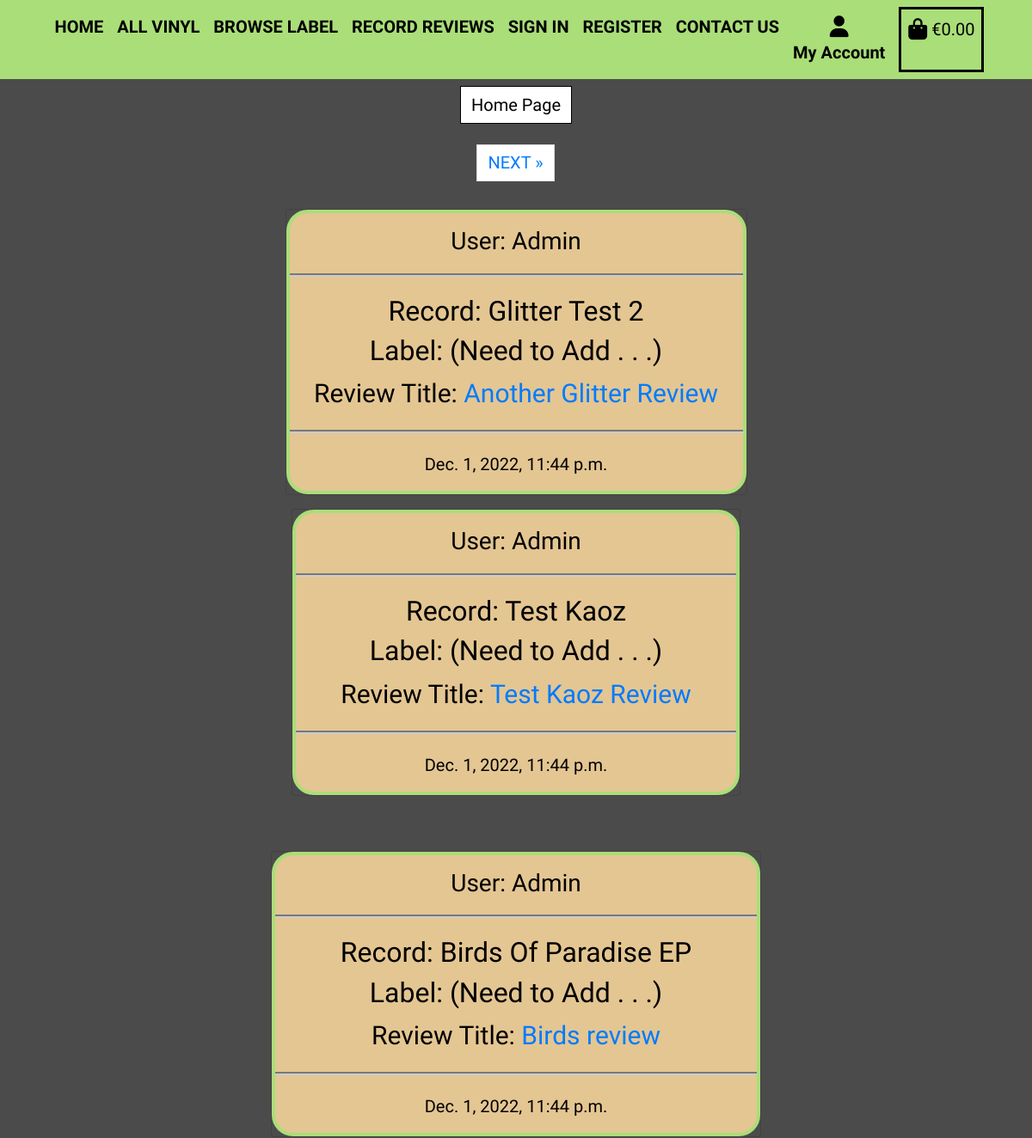
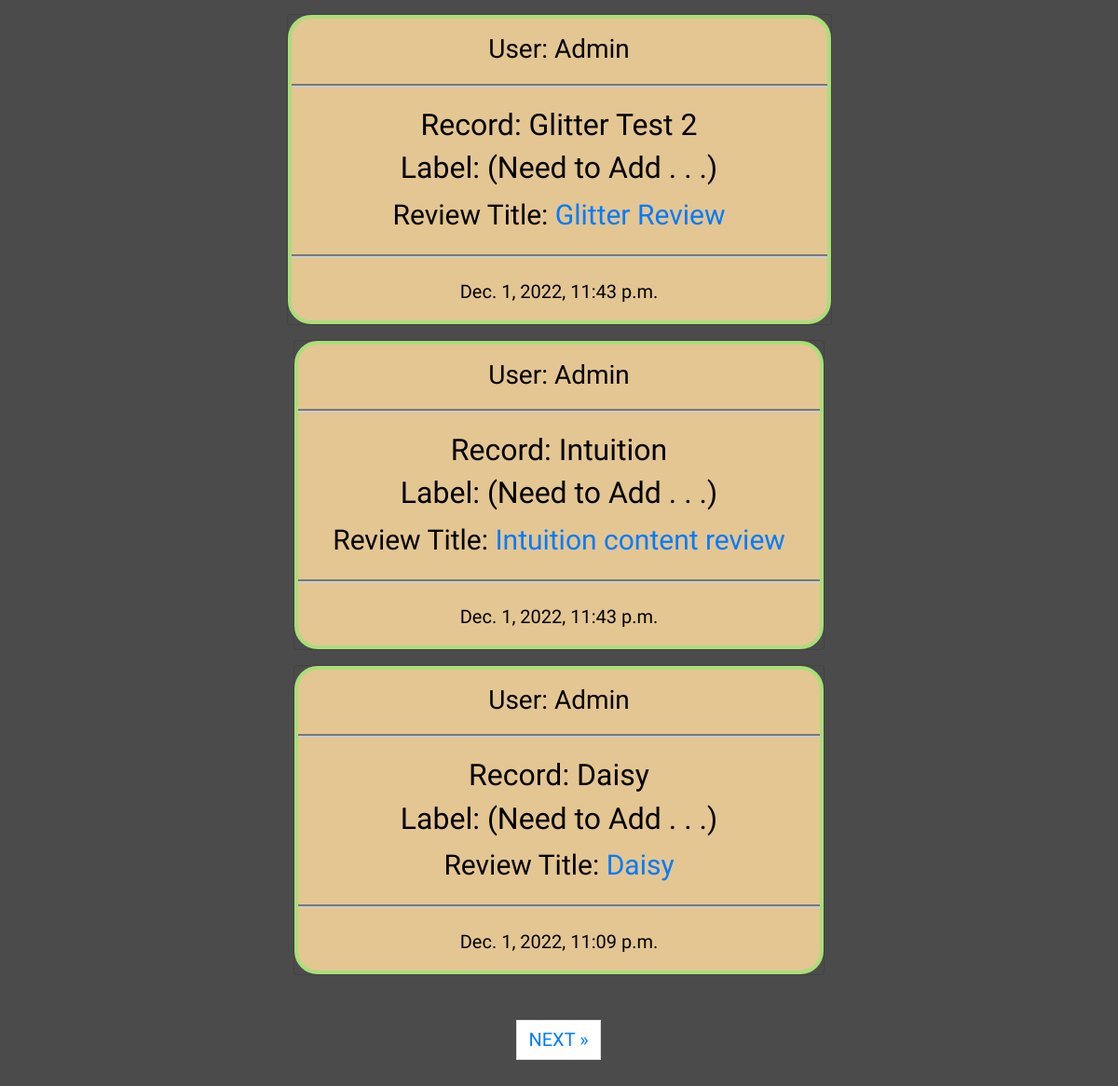
Page /reviews/posted_review/ on the committed database (2 pictures, top to bottom).
### reviews/models.py (models this page shows, shortened)
class Review(models.Model):
    title = models.ForeignKey(
        Record, on_delete=models.CASCADE, max_length=100, blank=False
    )
    user = models.ForeignKey(
        User, on_delete=models.CASCADE, blank=False
    )
    subject = models.CharField(
        max_length=100, null=False, blank=False, default='Enter Review Title'
    )
    content = models.TextField()
    status = models.IntegerField(choices=STATUS, default=0)
    created_on = models.DateTimeField(auto_now_add=True)
    updated_on = models.DateTimeField(auto_now=True)
    class Meta:
        ordering = ["-created_on"]

### products/models.py (models this page shows, shortened)
class Record(models.Model):
    title = models.CharField(max_length=254)
    artist = models.CharField(max_length=254)
    label = models.ForeignKey(Label, on_delete=models.CASCADE)
    price = models.DecimalField(max_digits=4, decimal_places=2)
    track = models.CharField(
        max_length=100, null=False, blank=False, default=""
    )
    description = models.TextField(null=True, blank=True)
    image_url = models.URLField(max_length=1024, null=True, blank=True)
    image = models.ImageField(null=True, blank=True)
    def __str__(self):
        return self.title

### reviews/views.py (the view)
class ReviewList(ListView):
    model = Review
    queryset = Review.objects.filter(status=1).order_by("-created_on")
    template_name = "reviews/posted_review.html"
    paginate_by = 6

### basket/contexts.py (called while the page is built, shortened)
def basket_contents(request):
    basket_items = []
    total = 0
    record_count = 0
    basket = request.session.get('basket', {})
    delivery = total * Decimal(settings.DELIVERY_PERCENTAGE / 100)
    grand_total = total + delivery
    context = {
        'basket_items': basket_items,
        'total': total,
        'record_count': record_count,
        'delivery': delivery,
        'grand_total': grand_total,
    }
    return context

### reviews/templates/reviews/posted_review.html (shortened to what this page needs)
{% extends "base.html" %}
{% load static %}
{% block content %}
<div class="container-fluid p-5 mt-5">
    <div class="text-center pb-0 mt-1">
        <a class="btn btn-outline-black rounded-0 text-white span-nav" href="{% url 'products' %}">Home Page</a>
    </div>
    {% if is_paginated %}
        <nav aria-label="Page navigation">
            <ul class="pagination justify-content-center pt-4">
                {% if page_obj.has_next %}
                <li><a href="?page={{ page_obj.next_page_number }}" class="page-link"> NEXT &raquo;</a></li>
                {% endif %}
            </ul>
        </nav>
    {% endif %}
    <div class="row">
        {% for review in review_list %}
        <div class="col-md-6 offset-md-3 mt-2 pt-2">
            <div class="card text-center">
                <div class="review-card text-white">
                    <h3 class="text-black pt-3 pb-0">User: {{ review.user }}</h3>
                    <hr class="hr-white">
                    <h2 class="text-black">Record: {{ review.title }}</h2>
                    <h2 class="text-black">Label: (Need to Add . . .){{ products.label.label }}</h2>
                        <span class="span-review text-black">Review Title: </span>
                        <a href="{% url 'review_detail' review.pk review.title %}" class="review-link">
                        <span class="span-review"> {{ review.subject }}</span>
                        </a>
                    <br>
                    <hr class="hr-white">
                    <div class="text-black pb-3">{{ review.created_on}}
                    </div>
                </div>
            </div>
        </div>
    </div>
        {% if forloop.counter|divisibleby:3 %}
    <div class="row">
        {% endif %}
        {% endfor %}
    </div>
    {% if is_paginated %}
    <nav aria-label="Page navigation">
        <ul class="pagination justify-content-center p-5">
            {% if page_obj.has_next %}
            <li><a href="?page={{ page_obj.next_page_number }}" class="page-link"> NEXT &raquo;</a></li>
            {% endif %}
        </ul>
    </nav>
    {% endif %}
{% endblock %}

### static/css/base.css (style rules this page uses)
html { height: 100%; }
body { font-family: 'Squada One', sans-serif; font-size: 20px; background: rgb(76, 75, 75); height: calc(100vh - 164px); margin: 0; padding: 0; }
.span-nav { font-size: 20px; }
.card { background: rgb(76, 75, 75); }
.review-card { background-color: #e4c692; border-radius: 25px; border: 4px solid rgb(170, 222, 121); }
.review-link { font-size: 30px; }
.span-review { font-size: 30px; }
.hr-white { display: block; height: 1px; border: 0; border-top: 4px groove #ccc; margin: 1em 0; padding: 0; }
.btn-outline-black { background: white; color: black !important; border: 1px solid black; }
.text-black { color: #000 !important; }

### rows in the picture
Review: user "Admin", title "Glitter Test 2", subject "Another Glitter Review", created_on "Dec. 1, 2022, 11:44 p.m."
Review: user "Admin", title "Test Kaoz", subject "Test Kaoz Review", created_on "Dec. 1, 2022, 11:44 p.m."
Review: user "Admin", title "Birds Of Paradise EP", subject "Birds review", created_on "Dec. 1, 2022, 11:44 p.m."
Review: user "Admin", title "Glitter Test 2", subject "Glitter Review", created_on "Dec. 1, 2022, 11:43 p.m."
Review: user "Admin", title "Intuition", subject "Intuition content review", created_on "Dec. 1, 2022, 11:43 p.m."
Review: user "Admin", title "Daisy", subject "Daisy", created_on "Dec. 1, 2022, 11:09 p.m."
